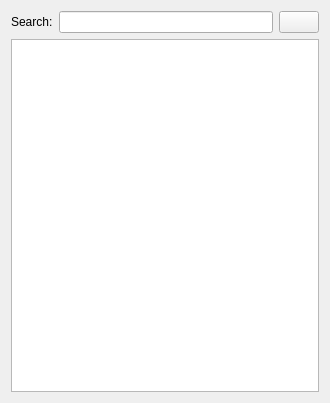
<?xml version="1.0" encoding="UTF-8"?>
<ui version="4.0">
 <class>SearchListView</class>
 <widget class="QWidget" name="SearchListView">
  <property name="geometry">
   <rect>
    <x>0</x>
    <y>0</y>
    <width>330</width>
    <height>403</height>
   </rect>
  </property>
  <property name="windowTitle">
   <string>Form</string>
  </property>
  <layout class="QVBoxLayout" name="verticalLayout">
   <item>
    <layout class="QHBoxLayout" name="horizontalLayout">
     <item>
      <widget class="QLabel" name="label">
       <property name="text">
        <string>Search:</string>
       </property>
       <property name="buddy">
        <cstring>searchLineEdit</cstring>
       </property>
      </widget>
     </item>
     <item>
      <widget class="QLineEdit" name="searchLineEdit"/>
     </item>
     <item>
      <widget class="QPushButton" name="searchButton">
       <property name="text">
        <string/>
       </property>
       <property name="icon">
        <iconset resource="../resources.qrc">
         <normaloff>:/icons/Search 1.png</normaloff>:/icons/Search 1.png</iconset>
       </property>
      </widget>
     </item>
    </layout>
   </item>
   <item>
    <widget class="QTableView" name="tableView"/>
   </item>
  </layout>
 </widget>
 <resources>
  <include location="../resources.qrc"/>
 </resources>
 <connections/>
</ui>
